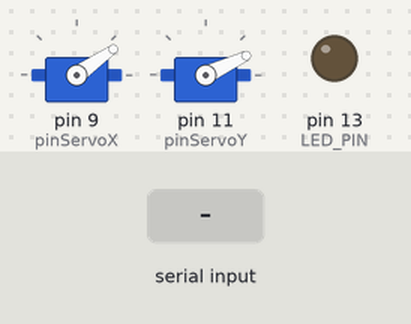
Bench run of a sketch on a simulated Arduino Uno, built with avr-gcc and run on an emulated ATmega328P. Parts: 2 × servo, output pins drawn as LEDs (lit = HIGH). The test bench sets the inputs (shaded band).

Above: at 1.2 s.
1.3 s: "M,,45\n" received over Serial
At 2.0 s:
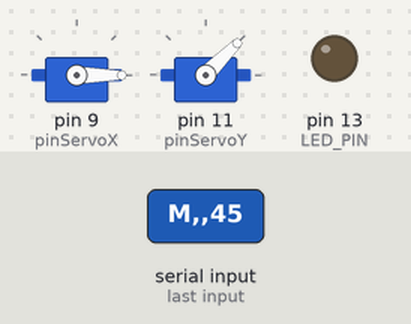
Timing chart, 0 to 4.3 s (numbered marks = the images above; inputs shaded):
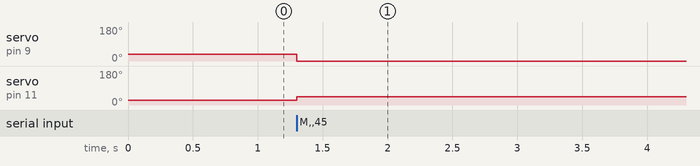

The sketch:

load.ino
```cpp
#include <Servo.h>

// ============================================================
// SERVOS
// ============================================================

Servo servoX;
Servo servoY;

const int pinServoX = 9;
const int pinServoY = 11;

// Rangos actuales de Python
const int X_MIN_ANGLE = 0;
const int X_MAX_ANGLE = 70;

const int Y_MIN_ANGLE = 0;
const int Y_MAX_ANGLE = 50;

// ============================================================
// LED
// ============================================================

const int LED_PIN = 13;

// ============================================================
// POSICIÓN
// ============================================================

int currentX = 35;
int currentY = 25;

// ============================================================
// SERIAL
// ============================================================

String inputBuffer = "";

void setup() {
  Serial.begin(115200);

  servoX.attach(pinServoX);
  servoY.attach(pinServoY);

  pinMode(LED_PIN, OUTPUT);
  digitalWrite(LED_PIN, LOW);

  servoX.write(currentX);
  servoY.write(currentY);

  inputBuffer.reserve(32);
}

void setServos(int x, int y) {
  currentX = constrain(x, X_MIN_ANGLE, X_MAX_ANGLE);
  currentY = constrain(y, Y_MIN_ANGLE, Y_MAX_ANGLE);

  servoX.write(currentX);
  servoY.write(currentY);
}

void processCommand(String command) {
  command.trim();

  if (command.length() == 0) {
    return;
  }

  // ========================================================
  // MANUAL
  // Formato: M,X,Y
  // Ejemplo: M,35,25
  // ========================================================

  if (command.startsWith("M,")) {
    int firstComma = command.indexOf(',');
    int secondComma = command.indexOf(',', firstComma + 1);

    if (secondComma > firstComma) {
      int x = command.substring(
        firstComma + 1,
        secondComma
      ).toInt();

      int y = command.substring(
        secondComma + 1
      ).toInt();

      setServos(x, y);

      // Manual no activa el LED de detección.
      digitalWrite(LED_PIN, LOW);
    }

    return;
  }

  // ========================================================
  // AUTOMÁTICO
  // Formato: X,Y,1
  // ========================================================

  int firstComma = command.indexOf(',');
  int secondComma = command.indexOf(',', firstComma + 1);

  if (firstComma > 0 && secondComma > firstComma) {

    int x = command.substring(
      0,
      firstComma
    ).toInt();

    int y = command.substring(
      firstComma + 1,
      secondComma
    ).toInt();

    int detected = command.substring(
      secondComma + 1
    ).toInt();

    if (detected == 1) {
      setServos(x, y);
      digitalWrite(LED_PIN, HIGH);
    }

    return;
  }

  // ========================================================
  // OFF
  // Formato: D0
  // ========================================================

  if (command == "D0") {
    digitalWrite(LED_PIN, LOW);
    return;
  }
}

void loop() {

  while (Serial.available() > 0) {

    char c = Serial.read();

    if (c == '\n' || c == '\r') {

      if (inputBuffer.length() > 0) {
        processCommand(inputBuffer);
        inputBuffer = "";
      }

    } else {

      inputBuffer += c;

      // Evita que una comunicación corrupta haga crecer
      // indefinidamente el buffer.
      if (inputBuffer.length() > 40) {
        inputBuffer = "";
      }
    }
  }
}
```

Measured:
- after the input at 1.3 s, servo on pin 9 (pinServoX): 35° → 0° at once; servo on pin 11 (pinServoY): 25° → 45° at once
